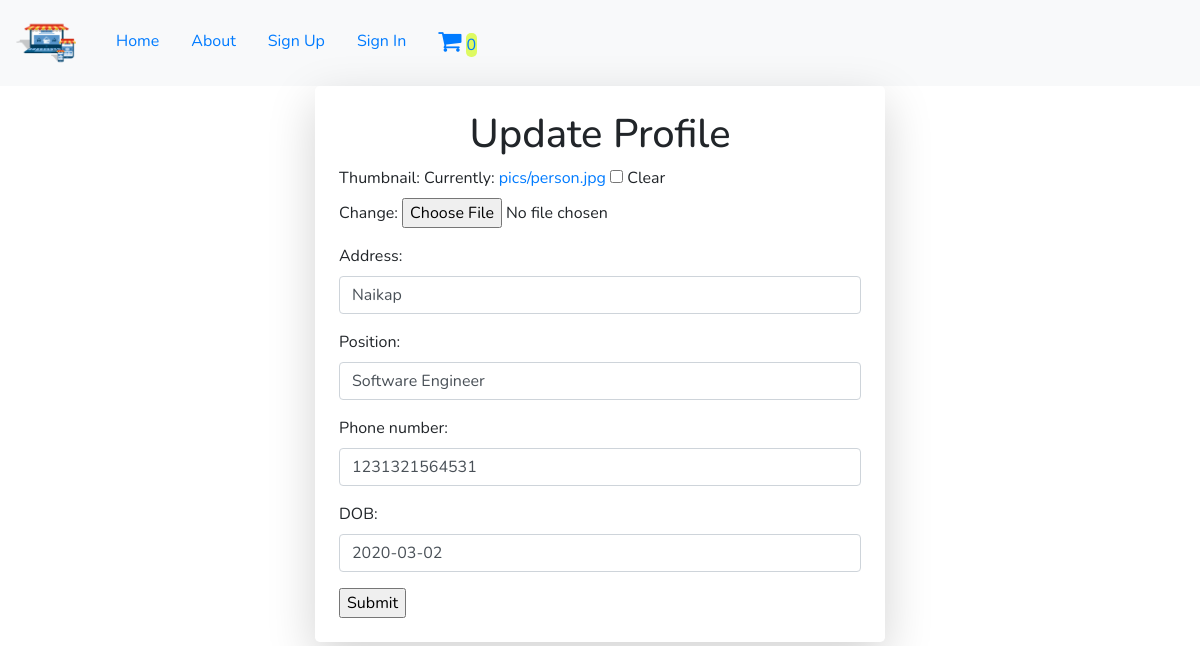
Before: /profile_update/1 with the older database file.
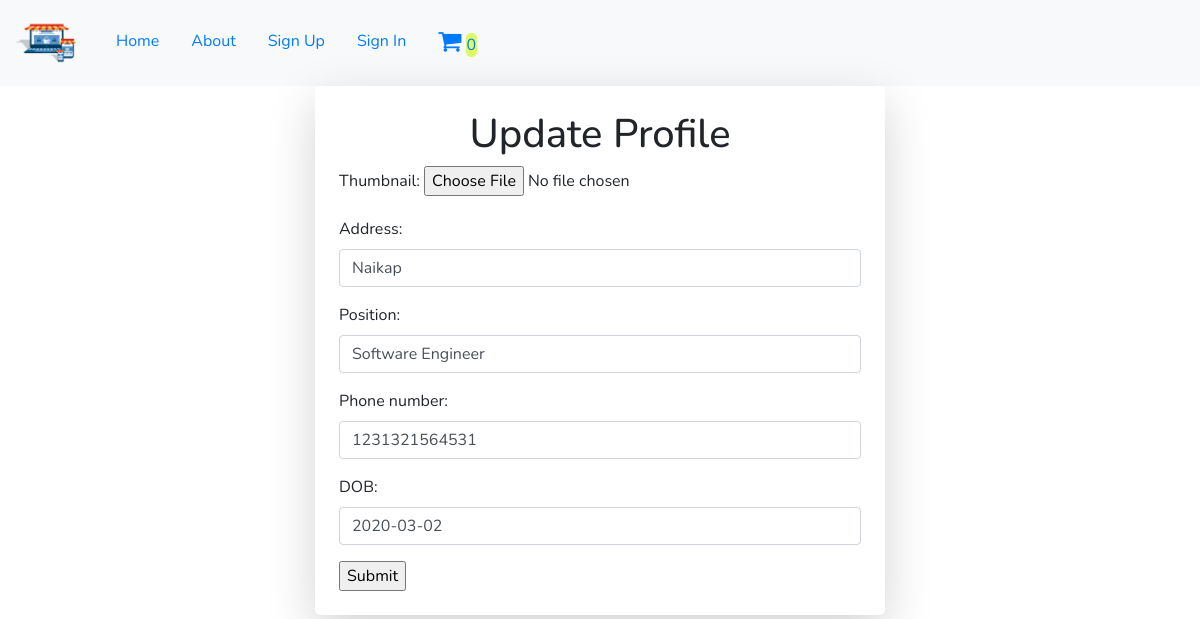
After: the same page with the newer database file.
### shop_app/views.py (the view)
# urls.py: path("profile_update/<int:user_id>",views.profile_update,name="profile_update"),
def profile_update(request,user_id):
    profile = Info.objects.get(id=user_id)
    if request.method == 'POST':
        form = ProfileForm(request.POST,request.FILES,instance=profile)
        if form.is_valid():
            form.save()
            return redirect("shop:profile")
        else:
            return redirect("profile_update")
    else:
        form = ProfileForm(instance=profile)
        context = {'form':form,'profile':profile}
        return render(request,'update_profile.html',context)

### shop_app/forms.py
class ProfileForm(forms.ModelForm):
    class Meta:
        model = Info
        exclude = ['user']
        widgets = {
            'address':forms.TextInput(attrs={'class':'form-control'}),
            'position':forms.TextInput(attrs={'class':'form-control'}),
            'phone_number':forms.TextInput(attrs={'class':'form-control'}),
            'DOB':forms.DateInput(attrs={'class':'form-control'}),
        }

### templates/update_profile.html (shortened to what this page needs)
{% extends 'base.html' %}
{% block content %}
    <div class="container">
        <div class="row justify-content-center">
            <div class="col-6 shadow-lg p-4 rounded-lg">
                <h1 style="text-align:center">Update Profile</h1>
                <form action="{% url 'shop:profile_update' profile.id %}"method="post" enctype="multipart/form-data">
                    {{form.as_p}}
                    <input type="submit">
                </form>
            </div>
        </div>
    </div>
{%  endblock %}

Changed rows visible on the page:
changed Info "Naikap": thumbnail "pics/person.jpg" → empty (drawn)
Other visible differences:
form field as_p: "☐" → (not shown)
text no longer shown: "Thumbnail: Currently: pics/person.jpg Clear Change: Address: Position: Phone number: DOB:"
text now shown: "Thumbnail: Address: Position: Phone number: DOB:"
